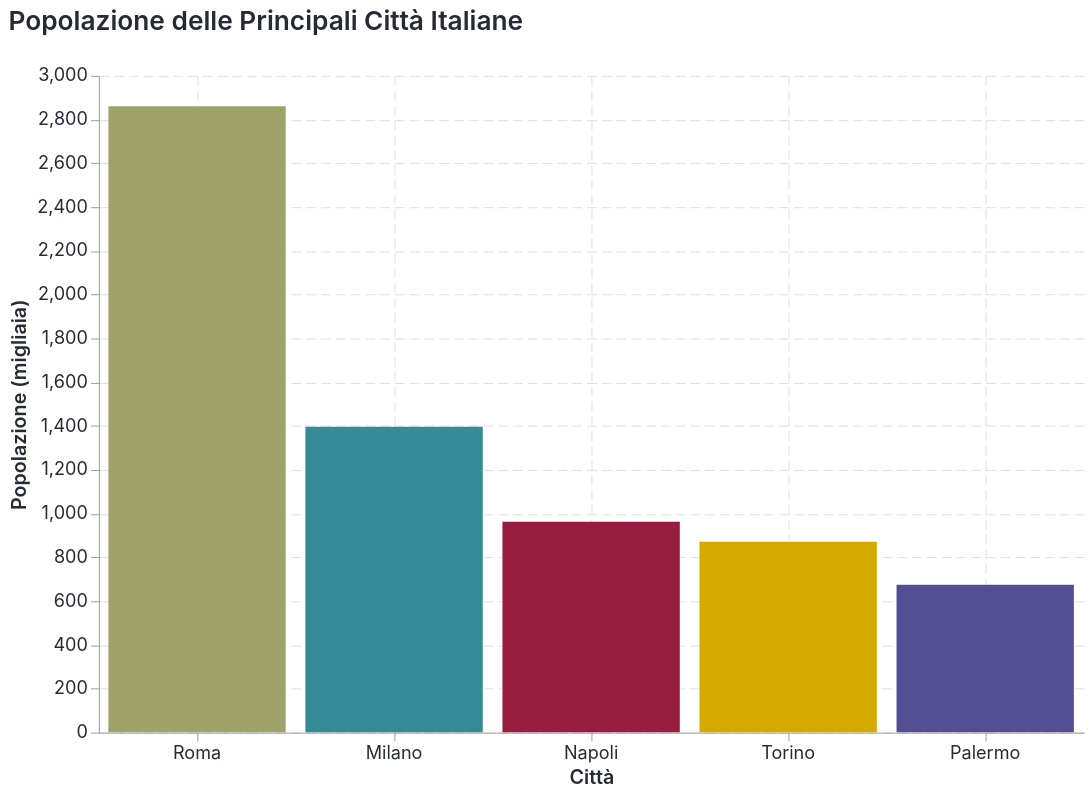

The code cell stored with this chart in its notebook:
### Markdown cell above
## 5. Bar Chart Altair

### Code cell
# Dati per bar chart
cities = pd.DataFrame({
    'Città': ['Milano', 'Roma', 'Napoli', 'Torino', 'Palermo'],
    'Popolazione': [1396, 2860, 962, 871, 674]
})

bar_chart = alt.Chart(cities).mark_bar().encode(
    x=alt.X('Città:N', sort='-y', title='Città'),
    y=alt.Y('Popolazione:Q', title='Popolazione (migliaia)'),
    color=alt.Color('Città:N', legend=None),
    tooltip=['Città', 'Popolazione']
).properties(
    title='Popolazione delle Principali Città Italiane',
    width=600,
    height=400
)

bar_chart

### Figure 1 — Vega-Lite specification as saved in the notebook (floating-point values rounded to 4 significant figures)
{"config": {"background": "#ffffff", "font": "Inter, IBM Plex Sans, DejaVu Sans, Arial, sans-serif", "mark": {"color": "#348b96"}, "title": {"color": "#262a33", "anchor": "start", "dy": -15, "fontSize": 16, "font": "Inter, IBM Plex Sans, DejaVu Sans, Arial, sans-serif", "fontWeight": 600}, "axis": {"labelColor": "#262a33", "labelFontSize": 11, "labelFont": "Inter, IBM Plex Sans, DejaVu Sans, Arial, sans-serif", "labelFontWeight": 400, "titleColor": "#262a33", "titleFontSize": 12, "titleFont": "Inter, IBM Plex Sans, DejaVu Sans, Arial, sans-serif", "titleFontWeight": 600, "grid": true, "gridColor": "#e6e6e6", "labelAngle": 0, "domainWidth": 0.5, "labelPadding": 2, "tickSize": 5, "tickWidth": 0.5}, "axisX": {"gridDash": [6, 3], "gridWidth": 0.25, "gridColor": "#b7adc1"}, "axisY": {"gridDash": [6, 3], "gridWidth": 0.25, "gridColor": "#b7adc1"}, "legend": {"labelFontSize": 11, "padding": 1, "symbolType": "square", "labelFont": "Inter, IBM Plex Sans, DejaVu Sans, Arial, sans-serif", "titleFont": "Inter, IBM Plex Sans, DejaVu Sans, Arial, sans-serif"}, "style": {"guide-label": {"font": "Inter, IBM Plex Sans, DejaVu Sans, Arial, sans-serif", "fill": "#262a33"}, "guide-title": {"font": "Inter, IBM Plex Sans, DejaVu Sans, Arial, sans-serif", "fill": "#262a33"}}, "range": {"category": ["#348b96", "#981b40", "#534e93", "#a0a369", "#d5aa00", "#7b7284", "#d67335", "#c2b5ab", "#676377", "#ddd0c5"]}, "point": {"filled": true}, "line": {"strokeWidth": 2.0}, "view": {"stroke": "transparent"}}, "data": {"name": "data-d52ee3e087e8cac5d26e4e12e4428192"}, "mark": {"type": "bar"}, "encoding": {"color": {"field": "Città", "legend": null, "type": "nominal"}, "tooltip": [{"field": "Città", "type": "nominal"}, {"field": "Popolazione", "type": "quantitative"}], "x": {"field": "Città", "sort": "-y", "title": "Città", "type": "nominal"}, "y": {"field": "Popolazione", "title": "Popolazione (migliaia)", "type": "quantitative"}}, "height": 400, "title": "Popolazione delle Principali Città Italiane", "width": 600, "$schema": "https://vega.github.io/schema/vega-lite/v5.20.1.json", "datasets": {"data-d52ee3e087e8cac5d26e4e12e4428192": [{"Città": "Milano", "Popolazione": 1396}, {"Città": "Roma", "Popolazione": 2860}, {"Città": "Napoli", "Popolazione": 962}, {"Città": "Torino", "Popolazione": 871}, {"Città": "Palermo", "Popolazione": 674}]}}
